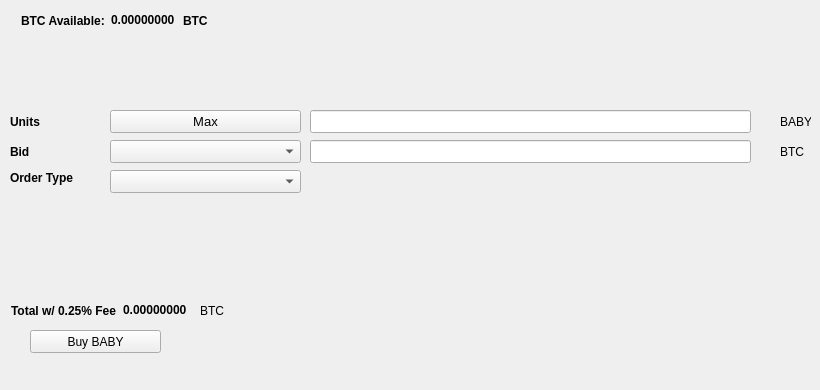
   <widget class="QWidget" name="BuyTab">
    <attribute name="title">
     <string>Buy</string>
    </attribute>
    <widget class="QPushButton" name="BuyBABY">
     <property name="geometry">
      <rect>
       <x>30</x>
       <y>330</y>
       <width>131</width>
       <height>23</height>
      </rect>
     </property>
     <property name="text">
      <string>Buy BABY</string>
     </property>
     <property name="icon">
      <iconset resource="../baby.qrc">
       <normaloff>:/icons/bitcoin</normaloff>:/icons/bitcoin</iconset>
     </property>
    </widget>
    <widget class="QLabel" name="label_3">
     <property name="geometry">
      <rect>
       <x>10</x>
       <y>110</y>
       <width>46</width>
       <height>23</height>
      </rect>
     </property>
     <property name="font">
      <font>
       <weight>75</weight>
       <bold>true</bold>
      </font>
     </property>
     <property name="text">
      <string>Units</string>
     </property>
    </widget>
    <widget class="QLineEdit" name="UnitsInput">
     <property name="geometry">
      <rect>
       <x>310</x>
       <y>110</y>
       <width>441</width>
       <height>23</height>
      </rect>
     </property>
     <property name="font">
      <font>
       <pointsize>9</pointsize>
       <weight>75</weight>
       <bold>true</bold>
      </font>
     </property>
    </widget>
    <widget class="QLineEdit" name="BuyBidPriceEdit">
     <property name="geometry">
      <rect>
       <x>310</x>
       <y>140</y>
       <width>441</width>
       <height>23</height>
      </rect>
     </property>
     <property name="font">
      <font>
       <pointsize>9</pointsize>
       <weight>75</weight>
       <bold>true</bold>
      </font>
     </property>
    </widget>
    <widget class="QLabel" name="label_4">
     <property name="geometry">
      <rect>
       <x>780</x>
       <y>110</y>
       <width>31</width>
       <height>23</height>
      </rect>
     </property>
     <property name="text">
      <string>BABY</string>
     </property>
    </widget>
    <widget class="QLabel" name="label_5">
     <property name="geometry">
      <rect>
       <x>780</x>
       <y>140</y>
       <width>31</width>
       <height>23</height>
      </rect>
     </property>
     <property name="text">
      <string>BTC</string>
     </property>
    </widget>
    <widget class="QLabel" name="label_6">
     <property name="geometry">
      <rect>
       <x>10</x>
       <y>140</y>
       <width>46</width>
       <height>23</height>
      </rect>
     </property>
     <property name="font">
      <font>
       <weight>75</weight>
       <bold>true</bold>
      </font>
     </property>
     <property name="text">
      <string>Bid</string>
     </property>
    </widget>
    <widget class="QLabel" name="label_7">
     <property name="geometry">
      <rect>
       <x>10</x>
       <y>170</y>
       <width>91</width>
       <height>16</height>
      </rect>
     </property>
     <property name="font">
      <font>
       <weight>75</weight>
       <bold>true</bold>
      </font>
     </property>
     <property name="text">
      <string>Order Type</string>
     </property>
    </widget>
    <widget class="QPushButton" name="Buy_Max_Amount">
     <property name="geometry">
      <rect>
       <x>110</x>
       <y>110</y>
       <width>191</width>
       <height>23</height>
      </rect>
     </property>
     <property name="font">
      <font>
       <pointsize>10</pointsize>
      </font>
     </property>
     <property name="text">
      <string>Max</string>
     </property>
    </widget>
    <widget class="QComboBox" name="BuyBidcomboBox">
     <property name="geometry">
      <rect>
       <x>110</x>
       <y>140</y>
       <width>191</width>
       <height>23</height>
      </rect>
     </property>
     <property name="font">
      <font>
       <pointsize>10</pointsize>
      </font>
     </property>
    </widget>
    <widget class="QComboBox" name="buyOrdertypeCombo">
     <property name="geometry">
      <rect>
       <x>110</x>
       <y>170</y>
       <width>191</width>
       <height>23</height>
      </rect>
     </property>
     <property name="font">
      <font>
       <pointsize>10</pointsize>
      </font>
     </property>
    </widget>
    <widget class="QWidget" name="layoutWidget1">
     <property name="geometry">
      <rect>
       <x>21</x>
       <y>11</y>
       <width>227</width>
       <height>19</height>
      </rect>
     </property>
     <layout class="QHBoxLayout" name="horizontalLayout_3">
      <item>
       <widget class="QLabel" name="label232">
        <property name="font">
         <font>
          <weight>75</weight>
          <bold>true</bold>
         </font>
        </property>
        <property name="text">
         <string>BTC Available:</string>
        </property>
       </widget>
      </item>
      <item>
       <widget class="QLabel" name="BtcAvailableLbl">
        <property name="palette">
         <palette>
          <active>
           <colorrole role="WindowText">
            <brush brushstyle="SolidPattern">
             <color alpha="255">
              <red>0</red>
              <green>0</green>
              <blue>0</blue>
             </color>
            </brush>
           </colorrole>
           <colorrole role="Button">
            <brush brushstyle="SolidPattern">
             <color alpha="255">
              <red>0</red>
              <green>170</green>
              <blue>0</blue>
             </color>
            </brush>
           </colorrole>
           <colorrole role="Light">
            <brush brushstyle="SolidPattern">
             <color alpha="255">
              <red>0</red>
              <green>255</green>
              <blue>0</blue>
             </color>
            </brush>
           </colorrole>
           <colorrole role="Midlight">
            <brush brushstyle="SolidPattern">
             <color alpha="255">
              <red>0</red>
              <green>212</green>
              <blue>0</blue>
             </color>
            </brush>
           </colorrole>
           <colorrole role="Dark">
            <brush brushstyle="SolidPattern">
             <color alpha="255">
              <red>0</red>
              <green>85</green>
              <blue>0</blue>
             </color>
            </brush>
           </colorrole>
           <colorrole role="Mid">
            <brush brushstyle="SolidPattern">
             <color alpha="255">
              <red>0</red>
              <green>113</green>
              <blue>0</blue>
             </color>
            </brush>
           </colorrole>
           <colorrole role="Text">
            <brush brushstyle="SolidPattern">
             <color alpha="255">
              <red>0</red>
              <green>170</green>
              <blue>0</blue>
             </color>
            </brush>
           </colorrole>
           <colorrole role="BrightText">
            <brush brushstyle="SolidPattern">
             <color alpha="255">
              <red>255</red>
              <green>255</green>
              <blue>255</blue>
             </color>
            </brush>
           </colorrole>
           <colorrole role="ButtonText">
            <brush brushstyle="SolidPattern">
             <color alpha="255">
              <red>0</red>
              <green>0</green>
              <blue>0</blue>
             </color>
            </brush>
           </colorrole>
           <colorrole role="Base">
            <brush brushstyle="SolidPattern">
             <color alpha="255">
              <red>255</red>
              <green>255</green>
              <blue>255</blue>
             </color>
            </brush>
           </colorrole>
           <colorrole role="Window">
            <brush brushstyle="SolidPattern">
             <color alpha="255">
              <red>0</red>
              <green>170</green>
              <blue>0</blue>
             </color>
            </brush>
           </colorrole>
           <colorrole role="Shadow">
            <brush brushstyle="SolidPattern">
             <color alpha="255">
              <red>0</red>
              <green>0</green>
              <blue>0</blue>
             </color>
            </brush>
           </colorrole>
           <colorrole role="AlternateBase">
            <brush brushstyle="SolidPattern">
             <color alpha="255">
              <red>127</red>
              <green>212</green>
              <blue>127</blue>
             </color>
            </brush>
           </colorrole>
           <colorrole role="ToolTipBase">
            <brush brushstyle="SolidPattern">
             <color alpha="255">
              <red>255</red>
              <green>255</green>
              <blue>220</blue>
             </color>
            </brush>
           </colorrole>
           <colorrole role="ToolTipText">
            <brush brushstyle="SolidPattern">
             <color alpha="255">
              <red>0</red>
              <green>0</green>
              <blue>0</blue>
             </color>
            </brush>
           </colorrole>
          </active>
          <inactive>
           <colorrole role="WindowText">
            <brush brushstyle="SolidPattern">
             <color alpha="255">
              <red>0</red>
              <green>0</green>
              <blue>0</blue>
             </color>
            </brush>
           </colorrole>
           <colorrole role="Button">
            <brush brushstyle="SolidPattern">
             <color alpha="255">
              <red>0</red>
              <green>170</green>
              <blue>0</blue>
             </color>
            </brush>
           </colorrole>
           <colorrole role="Light">
            <brush brushstyle="SolidPattern">
             <color alpha="255">
              <red>0</red>
              <green>255</green>
              <blue>0</blue>
             </color>
            </brush>
           </colorrole>
           <colorrole role="Midlight">
            <brush brushstyle="SolidPattern">
             <color alpha="255">
              <red>0</red>
              <green>212</green>
              <blue>0</blue>
             </color>
            </brush>
           </colorrole>
           <colorrole role="Dark">
            <brush brushstyle="SolidPattern">
             <color alpha="255">
              <red>0</red>
              <green>85</green>
              <blue>0</blue>
             </color>
            </brush>
           </colorrole>
           <colorrole role="Mid">
            <brush brushstyle="SolidPattern">
             <color alpha="255">
              <red>0</red>
              <green>113</green>
              <blue>0</blue>
             </color>
            </brush>
           </colorrole>
           <colorrole role="Text">
            <brush brushstyle="SolidPattern">
             <color alpha="255">
              <red>0</red>
              <green>170</green>
              <blue>0</blue>
             </color>
            </brush>
           </colorrole>
           <colorrole role="BrightText">
            <brush brushstyle="SolidPattern">
             <color alpha="255">
              <red>255</red>
              <green>255</green>
              <blue>255</blue>
             </color>
            </brush>
           </colorrole>
           <colorrole role="ButtonText">
            <brush brushstyle="SolidPattern">
             <color alpha="255">
              <red>0</red>
              <green>0</green>
              <blue>0</blue>
             </color>
            </brush>
           </colorrole>
           <colorrole role="Base">
            <brush brushstyle="SolidPattern">
             <color alpha="255">
              <red>255</red>
              <green>255</green>
              <blue>255</blue>
             </color>
            </brush>
           </colorrole>
           <colorrole role="Window">
            <brush brushstyle="SolidPattern">
             <color alpha="255">
              <red>0</red>
              <green>170</green>
              <blue>0</blue>
             </color>
            </brush>
           </colorrole>
           <colorrole role="Shadow">
            <brush brushstyle="SolidPattern">
             <color alpha="255">
              <red>0</red>
              <green>0</green>
              <blue>0</blue>
             </color>
            </brush>
           </colorrole>
           <colorrole role="AlternateBase">
            <brush brushstyle="SolidPattern">
             <color alpha="255">
              <red>127</red>
              <green>212</green>
              <blue>127</blue>
             </color>
            </brush>
           </colorrole>
           <colorrole role="ToolTipBase">
            <brush brushstyle="SolidPattern">
             <color alpha="255">
              <red>255</red>
              <green>255</green>
              <blue>220</blue>
             </color>
            </brush>
           </colorrole>
           <colorrole role="ToolTipText">
            <brush brushstyle="SolidPattern">
             <color alpha="255">
              <red>0</red>
              <green>0</green>
              <blue>0</blue>
             </color>
            </brush>
           </colorrole>
          </inactive>
          <disabled>
           <colorrole role="WindowText">
            <brush brushstyle="SolidPattern">
             <color alpha="255">
              <red>0</red>
              <green>85</green>
              <blue>0</blue>
             </color>
            </brush>
           </colorrole>
           <colorrole role="Button">
            <brush brushstyle="SolidPattern">
             <color alpha="255">
              <red>0</red>
              <green>170</green>
              <blue>0</blue>
             </color>
            </brush>
           </colorrole>
           <colorrole role="Light">
            <brush brushstyle="SolidPattern">
             <color alpha="255">
              <red>0</red>
              <green>255</green>
              <blue>0</blue>
             </color>
            </brush>
           </colorrole>
           <colorrole role="Midlight">
            <brush brushstyle="SolidPattern">
             <color alpha="255">
              <red>0</red>
              <green>212</green>
              <blue>0</blue>
             </color>
            </brush>
           </colorrole>
           <colorrole role="Dark">
            <brush brushstyle="SolidPattern">
             <color alpha="255">
              <red>0</red>
              <green>85</green>
              <blue>0</blue>
             </color>
            </brush>
           </colorrole>
           <colorrole role="Mid">
            <brush brushstyle="SolidPattern">
             <color alpha="255">
              <red>0</red>
              <green>113</green>
              <blue>0</blue>
             </color>
            </brush>
           </colorrole>
           <colorrole role="Text">
            <brush brushstyle="SolidPattern">
             <color alpha="255">
              <red>0</red>
              <green>85</green>
              <blue>0</blue>
             </color>
            </brush>
           </colorrole>
           <colorrole role="BrightText">
            <brush brushstyle="SolidPattern">
             <color alpha="255">
              <red>255</red>
              <green>255</green>
              <blue>255</blue>
             </color>
            </brush>
           </colorrole>
           <colorrole role="ButtonText">
            <brush brushstyle="SolidPattern">
             <color alpha="255">
              <red>0</red>
              <green>85</green>
              <blue>0</blue>
             </color>
            </brush>
           </colorrole>
           <colorrole role="Base">
            <brush brushstyle="SolidPattern">
             <color alpha="255">
              <red>0</red>
              <green>170</green>
              <blue>0</blue>
             </color>
            </brush>
           </colorrole>
           <colorrole role="Window">
            <brush brushstyle="SolidPattern">
             <color alpha="255">
              <red>0</red>
              <green>170</green>
              <blue>0</blue>
             </color>
            </brush>
           </colorrole>
           <colorrole role="Shadow">
            <brush brushstyle="SolidPattern">
             <color alpha="255">
              <red>0</red>
              <green>0</green>
              <blue>0</blue>
             </color>
            </brush>
           </colorrole>
           <colorrole role="AlternateBase">
            <brush brushstyle="SolidPattern">
             <color alpha="255">
              <red>0</red>
              <green>170</green>
              <blue>0</blue>
             </color>
            </brush>
           </colorrole>
           <colorrole role="ToolTipBase">
            <brush brushstyle="SolidPattern">
             <color alpha="255">
              <red>255</red>
              <green>255</green>
              <blue>220</blue>
             </color>
            </brush>
           </colorrole>
           <colorrole role="ToolTipText">
            <brush brushstyle="SolidPattern">
             <color alpha="255">
              <red>0</red>
              <green>0</green>
              <blue>0</blue>
             </color>
            </brush>
           </colorrole>
          </disabled>
         </palette>
        </property>
        <property name="font">
         <font>
          <weight>75</weight>
          <bold>true</bold>
         </font>
        </property>
        <property name="text">
         <string>0.00000000</string>
        </property>
        <property name="textInteractionFlags">
         <set>Qt::LinksAccessibleByMouse|Qt::TextSelectableByKeyboard|Qt::TextSelectableByMouse</set>
        </property>
       </widget>
      </item>
      <item>
       <widget class="QLabel" name="BtcAvailableLbl_2">
        <property name="font">
         <font>
          <weight>75</weight>
          <bold>true</bold>
         </font>
        </property>
        <property name="text">
         <string>BTC</string>
        </property>
       </widget>
      </item>
     </layout>
    </widget>
    <widget class="QWidget" name="layoutWidge2">
     <property name="geometry">
      <rect>
       <x>11</x>
       <y>301</y>
       <width>259</width>
       <height>19</height>
      </rect>
     </property>
     <layout class="QHBoxLayout" name="horizontalLayout_4">
      <item>
       <widget class="QLabel" name="label_9">
        <property name="font">
         <font>
          <weight>75</weight>
          <bold>true</bold>
         </font>
        </property>
        <property name="text">
         <string>Total w/ 0.25% Fee</string>
        </property>
       </widget>
      </item>
      <item>
       <widget class="QLabel" name="BuyCostLabel">
        <property name="palette">
         <palette>
          <active>
           <colorrole role="WindowText">
            <brush brushstyle="SolidPattern">
             <color alpha="255">
              <red>0</red>
              <green>0</green>
              <blue>0</blue>
             </color>
            </brush>
           </colorrole>
           <colorrole role="Button">
            <brush brushstyle="SolidPattern">
             <color alpha="255">
              <red>0</red>
              <green>170</green>
              <blue>0</blue>
             </color>
            </brush>
           </colorrole>
           <colorrole role="Light">
            <brush brushstyle="SolidPattern">
             <color alpha="255">
              <red>0</red>
              <green>255</green>
              <blue>0</blue>
             </color>
            </brush>
           </colorrole>
           <colorrole role="Midlight">
            <brush brushstyle="SolidPattern">
             <color alpha="255">
              <red>0</red>
              <green>212</green>
              <blue>0</blue>
             </color>
            </brush>
           </colorrole>
           <colorrole role="Dark">
            <brush brushstyle="SolidPattern">
             <color alpha="255">
              <red>0</red>
              <green>85</green>
              <blue>0</blue>
             </color>
            </brush>
           </colorrole>
           <colorrole role="Mid">
            <brush brushstyle="SolidPattern">
             <color alpha="255">
              <red>0</red>
              <green>113</green>
              <blue>0</blue>
             </color>
            </brush>
           </colorrole>
           <colorrole role="Text">
            <brush brushstyle="SolidPattern">
             <color alpha="255">
              <red>0</red>
              <green>170</green>
              <blue>0</blue>
             </color>
            </brush>
           </colorrole>
           <colorrole role="BrightText">
            <brush brushstyle="SolidPattern">
             <color alpha="255">
              <red>255</red>
              <green>255</green>
              <blue>255</blue>
             </color>
            </brush>
           </colorrole>
           <colorrole role="ButtonText">
            <brush brushstyle="SolidPattern">
             <color alpha="255">
              <red>0</red>
              <green>0</green>
              <blue>0</blue>
             </color>
            </brush>
           </colorrole>
           <colorrole role="Base">
            <brush brushstyle="SolidPattern">
             <color alpha="255">
              <red>255</red>
              <green>255</green>
              <blue>255</blue>
             </color>
            </brush>
           </colorrole>
           <colorrole role="Window">
            <brush brushstyle="SolidPattern">
             <color alpha="255">
              <red>0</red>
              <green>170</green>
              <blue>0</blue>
             </color>
            </brush>
           </colorrole>
           <colorrole role="Shadow">
            <brush brushstyle="SolidPattern">
             <color alpha="255">
              <red>0</red>
              <green>0</green>
              <blue>0</blue>
             </color>
            </brush>
           </colorrole>
           <colorrole role="AlternateBase">
            <brush brushstyle="SolidPattern">
             <color alpha="255">
              <red>127</red>
              <green>212</green>
              <blue>127</blue>
             </color>
            </brush>
           </colorrole>
           <colorrole role="ToolTipBase">
            <brush brushstyle="SolidPattern">
             <color alpha="255">
              <red>255</red>
              <green>255</green>
              <blue>220</blue>
             </color>
            </brush>
           </colorrole>
           <colorrole role="ToolTipText">
            <brush brushstyle="SolidPattern">
             <color alpha="255">
              <red>0</red>
              <green>0</green>
              <blue>0</blue>
             </color>
            </brush>
           </colorrole>
          </active>
          <inactive>
           <colorrole role="WindowText">
            <brush brushstyle="SolidPattern">
             <color alpha="255">
              <red>0</red>
              <green>0</green>
              <blue>0</blue>
             </color>
            </brush>
           </colorrole>
           <colorrole role="Button">
            <brush brushstyle="SolidPattern">
             <color alpha="255">
              <red>0</red>
              <green>170</green>
              <blue>0</blue>
             </color>
            </brush>
           </colorrole>
           <colorrole role="Light">
            <brush brushstyle="SolidPattern">
             <color alpha="255">
              <red>0</red>
              <green>255</green>
              <blue>0</blue>
             </color>
            </brush>
           </colorrole>
           <colorrole role="Midlight">
            <brush brushstyle="SolidPattern">
             <color alpha="255">
              <red>0</red>
              <green>212</green>
              <blue>0</blue>
             </color>
            </brush>
           </colorrole>
           <colorrole role="Dark">
            <brush brushstyle="SolidPattern">
             <color alpha="255">
              <red>0</red>
              <green>85</green>
              <blue>0</blue>
             </color>
            </brush>
           </colorrole>
           <colorrole role="Mid">
            <brush brushstyle="SolidPattern">
             <color alpha="255">
              <red>0</red>
              <green>113</green>
              <blue>0</blue>
             </color>
            </brush>
           </colorrole>
           <colorrole role="Text">
            <brush brushstyle="SolidPattern">
             <color alpha="255">
              <red>0</red>
              <green>170</green>
              <blue>0</blue>
             </color>
            </brush>
           </colorrole>
           <colorrole role="BrightText">
            <brush brushstyle="SolidPattern">
             <color alpha="255">
              <red>255</red>
              <green>255</green>
              <blue>255</blue>
             </color>
            </brush>
           </colorrole>
           <colorrole role="ButtonText">
            <brush brushstyle="SolidPattern">
             <color alpha="255">
              <red>0</red>
              <green>0</green>
              <blue>0</blue>
             </color>
            </brush>
           </colorrole>
           <colorrole role="Base">
            <brush brushstyle="SolidPattern">
             <color alpha="255">
              <red>255</red>
              <green>255</green>
              <blue>255</blue>
             </color>
            </brush>
           </colorrole>
           <colorrole role="Window">
            <brush brushstyle="SolidPattern">
             <color alpha="255">
              <red>0</red>
              <green>170</green>
              <blue>0</blue>
             </color>
            </brush>
           </colorrole>
           <colorrole role="Shadow">
            <brush brushstyle="SolidPattern">
             <color alpha="255">
              <red>0</red>
              <green>0</green>
              <blue>0</blue>
             </color>
            </brush>
           </colorrole>
           <colorrole role="AlternateBase">
            <brush brushstyle="SolidPattern">
             <color alpha="255">
              <red>127</red>
              <green>212</green>
              <blue>127</blue>
             </color>
            </brush>
           </colorrole>
           <colorrole role="ToolTipBase">
            <brush brushstyle="SolidPattern">
             <color alpha="255">
              <red>255</red>
              <green>255</green>
              <blue>220</blue>
             </color>
            </brush>
           </colorrole>
           <colorrole role="ToolTipText">
            <brush brushstyle="SolidPattern">
             <color alpha="255">
              <red>0</red>
              <green>0</green>
              <blue>0</blue>
             </color>
            </brush>
           </colorrole>
          </inactive>
          <disabled>
           <colorrole role="WindowText">
            <brush brushstyle="SolidPattern">
             <color alpha="255">
              <red>0</red>
              <green>85</green>
              <blue>0</blue>
             </color>
            </brush>
           </colorrole>
           <colorrole role="Button">
            <brush brushstyle="SolidPattern">
             <color alpha="255">
              <red>0</red>
              <green>170</green>
              <blue>0</blue>
             </color>
            </brush>
           </colorrole>
           <colorrole role="Light">
            <brush brushstyle="SolidPattern">
             <color alpha="255">
              <red>0</red>
              <green>255</green>
              <blue>0</blue>
             </color>
            </brush>
           </colorrole>
           <colorrole role="Midlight">
            <brush brushstyle="SolidPattern">
             <color alpha="255">
              <red>0</red>
              <green>212</green>
              <blue>0</blue>
             </color>
            </brush>
           </colorrole>
           <colorrole role="Dark">
            <brush brushstyle="SolidPattern">
             <color alpha="255">
              <red>0</red>
              <green>85</green>
              <blue>0</blue>
             </color>
            </brush>
           </colorrole>
           <colorrole role="Mid">
            <brush brushstyle="SolidPattern">
             <color alpha="255">
              <red>0</red>
              <green>113</green>
              <blue>0</blue>
             </color>
            </brush>
           </colorrole>
           <colorrole role="Text">
            <brush brushstyle="SolidPattern">
             <color alpha="255">
              <red>0</red>
              <green>85</green>
              <blue>0</blue>
             </color>
            </brush>
           </colorrole>
           <colorrole role="BrightText">
            <brush brushstyle="SolidPattern">
             <color alpha="255">
              <red>255</red>
              <green>255</green>
              <blue>255</blue>
             </color>
            </brush>
           </colorrole>
           <colorrole role="ButtonText">
            <brush brushstyle="SolidPattern">
             <color alpha="255">
              <red>0</red>
              <green>85</green>
              <blue>0</blue>
             </color>
            </brush>
           </colorrole>
           <colorrole role="Base">
            <brush brushstyle="SolidPattern">
             <color alpha="255">
              <red>0</red>
              <green>170</green>
              <blue>0</blue>
             </color>
            </brush>
           </colorrole>
           <colorrole role="Window">
            <brush brushstyle="SolidPattern">
             <color alpha="255">
              <red>0</red>
              <green>170</green>
              <blue>0</blue>
             </color>
            </brush>
           </colorrole>
           <colorrole role="Shadow">
            <brush brushstyle="SolidPattern">
             <color alpha="255">
              <red>0</red>
              <green>0</green>
              <blue>0</blue>
             </color>
            </brush>
           </colorrole>
           <colorrole role="AlternateBase">
            <brush brushstyle="SolidPattern">
             <color alpha="255">
              <red>0</red>
              <green>170</green>
              <blue>0</blue>
             </color>
            </brush>
           </colorrole>
           <colorrole role="ToolTipBase">
            <brush brushstyle="SolidPattern">
             <color alpha="255">
              <red>255</red>
              <green>255</green>
              <blue>220</blue>
             </color>
            </brush>
           </colorrole>
           <colorrole role="ToolTipText">
            <brush brushstyle="SolidPattern">
             <color alpha="255">
              <red>0</red>
              <green>0</green>
              <blue>0</blue>
             </color>
            </brush>
           </colorrole>
          </disabled>
         </palette>
        </property>
        <property name="font">
         <font>
          <weight>75</weight>
          <bold>true</bold>
         </font>
        </property>
        <property name="autoFillBackground">
         <bool>false</bool>
        </property>
        <property name="text">
         <string>0.00000000</string>
        </property>
        <property name="textInteractionFlags">
         <set>Qt::LinksAccessibleByMouse|Qt::TextSelectableByMouse</set>
        </property>
       </widget>
      </item>
      <item>
       <widget class="QLabel" name="label_10">
        <property name="font">
         <font>
          <weight>50</weight>
          <bold>false</bold>
         </font>
        </property>
        <property name="text">
         <string>BTC</string>
        </property>
       </widget>
      </item>
     </layout>
    </widget>
    <widget class="QLabel" name="label_24">
     <property name="geometry">
      <rect>
       <x>460</x>
       <y>300</y>
       <width>281</width>
       <height>81</height>
      </rect>
     </property>
     <property name="text">
      <string/>
     </property>
     <property name="pixmap">
      <pixmap>:/images/bittrex</pixmap>
     </property>
    </widget>
   </widget>
